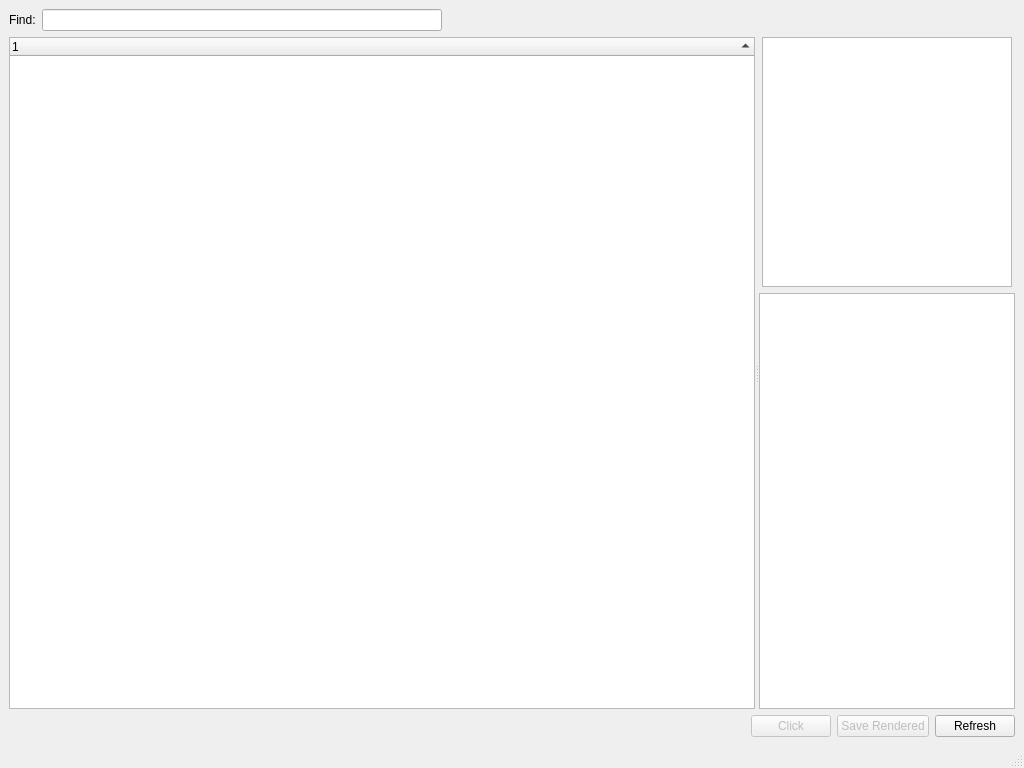
<?xml version="1.0" encoding="UTF-8"?>
<ui version="4.0">
 <class>MainWindow</class>
 <widget class="QMainWindow" name="MainWindow">
  <property name="geometry">
   <rect>
    <x>0</x>
    <y>0</y>
    <width>1024</width>
    <height>768</height>
   </rect>
  </property>
  <property name="windowTitle">
   <string>LEAP UI Inspector</string>
  </property>
  <widget class="QWidget" name="centralwidget">
   <layout class="QGridLayout" name="gridLayout">
    <item row="0" column="0">
     <layout class="QHBoxLayout" name="horizontalLayoutz">
      <item>
       <widget class="QLabel" name="labelFind">
        <property name="text">
         <string>Find:</string>
        </property>
       </widget>
      </item>
      <item>
       <widget class="QLineEdit" name="lineEditFind">
        <property name="sizePolicy">
         <sizepolicy hsizetype="Fixed" vsizetype="Fixed">
          <horstretch>0</horstretch>
          <verstretch>0</verstretch>
         </sizepolicy>
        </property>
        <property name="minimumSize">
         <size>
          <width>400</width>
          <height>0</height>
         </size>
        </property>
       </widget>
      </item>
      <item>
       <spacer name="horizontalSpacer_2">
        <property name="orientation">
         <enum>Qt::Horizontal</enum>
        </property>
        <property name="sizeHint" stdset="0">
         <size>
          <width>40</width>
          <height>20</height>
         </size>
        </property>
       </spacer>
      </item>
     </layout>
    </item>
    <item row="1" column="0">
     <layout class="QHBoxLayout" name="horizontalLayout_4">
      <item>
       <widget class="QSplitter" name="frameMain">
        <property name="sizePolicy">
         <sizepolicy hsizetype="Expanding" vsizetype="Expanding">
          <horstretch>0</horstretch>
          <verstretch>0</verstretch>
         </sizepolicy>
        </property>
        <property name="minimumSize">
         <size>
          <width>100</width>
          <height>0</height>
         </size>
        </property>
        <property name="orientation">
         <enum>Qt::Horizontal</enum>
        </property>
        <property name="childrenCollapsible">
         <bool>false</bool>
        </property>
        <widget class="QTreeWidget" name="treeElems">
         <property name="sizePolicy">
          <sizepolicy hsizetype="Expanding" vsizetype="Expanding">
           <horstretch>2</horstretch>
           <verstretch>0</verstretch>
          </sizepolicy>
         </property>
         <property name="autoExpandDelay">
          <number>-1</number>
         </property>
         <property name="sortingEnabled">
          <bool>true</bool>
         </property>
         <property name="columnCount">
          <number>1</number>
         </property>
         <attribute name="headerVisible">
          <bool>true</bool>
         </attribute>
         <attribute name="headerCascadingSectionResizes">
          <bool>false</bool>
         </attribute>
         <column>
          <property name="text">
           <string notr="true">1</string>
          </property>
         </column>
        </widget>
        <widget class="QWidget" name="verticalLayoutWidget">
         <layout class="QVBoxLayout" name="verticalLayout">
          <property name="sizeConstraint">
           <enum>QLayout::SetDefaultConstraint</enum>
          </property>
          <item>
           <layout class="QHBoxLayout" name="horizontalLayout">
            <item>
             <spacer name="horizontalSpacer_3">
              <property name="orientation">
               <enum>Qt::Horizontal</enum>
              </property>
              <property name="sizeHint" stdset="0">
               <size>
                <width>0</width>
                <height>20</height>
               </size>
              </property>
             </spacer>
            </item>
            <item>
             <widget class="QGraphicsView" name="graphicsElemScreenshot">
              <property name="minimumSize">
               <size>
                <width>250</width>
                <height>250</height>
               </size>
              </property>
              <property name="maximumSize">
               <size>
                <width>250</width>
                <height>250</height>
               </size>
              </property>
              <property name="verticalScrollBarPolicy">
               <enum>Qt::ScrollBarAlwaysOff</enum>
              </property>
              <property name="horizontalScrollBarPolicy">
               <enum>Qt::ScrollBarAlwaysOff</enum>
              </property>
              <property name="interactive">
               <bool>false</bool>
              </property>
             </widget>
            </item>
            <item>
             <spacer name="horizontalSpacer_4">
              <property name="orientation">
               <enum>Qt::Horizontal</enum>
              </property>
              <property name="sizeHint" stdset="0">
               <size>
                <width>0</width>
                <height>20</height>
               </size>
              </property>
             </spacer>
            </item>
           </layout>
          </item>
          <item>
           <widget class="QPlainTextEdit" name="textElemProperties">
            <property name="sizePolicy">
             <sizepolicy hsizetype="MinimumExpanding" vsizetype="Expanding">
              <horstretch>0</horstretch>
              <verstretch>2</verstretch>
             </sizepolicy>
            </property>
            <property name="baseSize">
             <size>
              <width>250</width>
              <height>250</height>
             </size>
            </property>
            <property name="readOnly">
             <bool>true</bool>
            </property>
           </widget>
          </item>
         </layout>
        </widget>
       </widget>
      </item>
     </layout>
    </item>
    <item row="2" column="0">
     <layout class="QHBoxLayout" name="layoutElementActions">
      <item>
       <spacer name="horizontalSpacer">
        <property name="orientation">
         <enum>Qt::Horizontal</enum>
        </property>
        <property name="sizeHint" stdset="0">
         <size>
          <width>40</width>
          <height>20</height>
         </size>
        </property>
       </spacer>
      </item>
      <item>
       <widget class="QPushButton" name="btnClickElem">
        <property name="enabled">
         <bool>false</bool>
        </property>
        <property name="text">
         <string>Click</string>
        </property>
       </widget>
      </item>
      <item>
       <widget class="QPushButton" name="btnSaveRendered">
        <property name="enabled">
         <bool>false</bool>
        </property>
        <property name="text">
         <string>Save Rendered</string>
        </property>
       </widget>
      </item>
      <item>
       <widget class="QPushButton" name="btnRefresh">
        <property name="text">
         <string>Refresh</string>
        </property>
       </widget>
      </item>
     </layout>
    </item>
   </layout>
  </widget>
  <widget class="QStatusBar" name="statusbar"/>
 </widget>
 <resources/>
 <connections/>
</ui>
